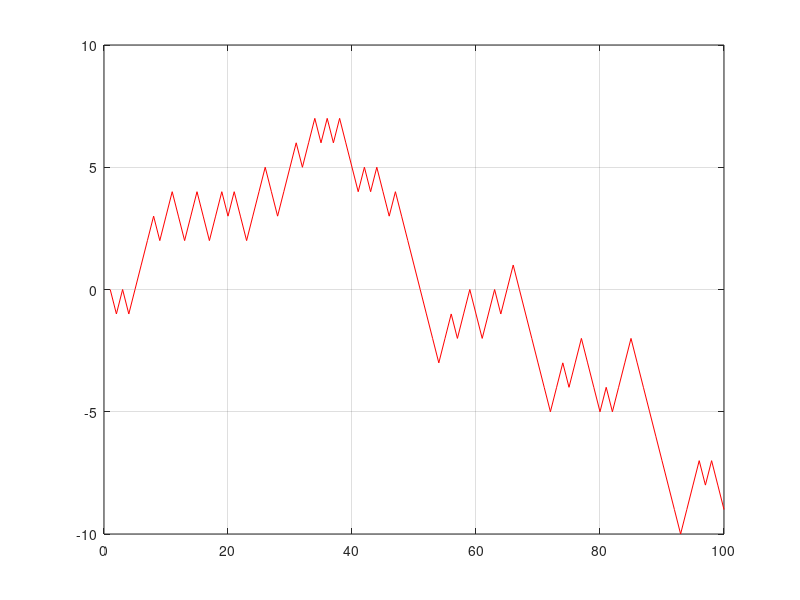

The MATLAB source for this figure:
% Brown mozgás 1D

clear all
close all
clc

x(1) = 0;

for i=1:100
    randnum = rand();
    if(randnum <= 0.5)
        x(i + 1) = x(i) - 1;
    else
        x(i + 1) = x(i) + 1;
    end
end
plot(x(1:100), "r")
grid on

